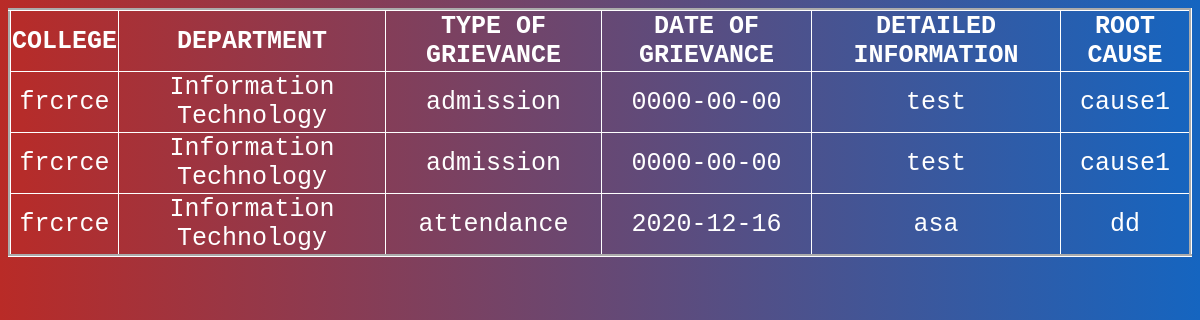
The page /grievanceall.php on the database as committed earlier.
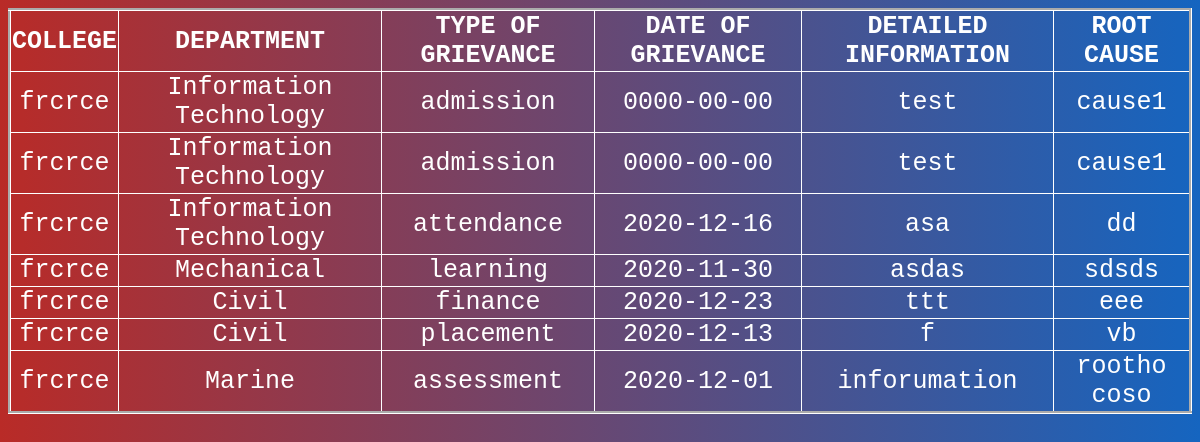
The same page on the database as committed later.
### tables this page shows
CREATE TABLE `grievance_info` (
  `full_name` varchar(50) NOT NULL,
  `gender` varchar(50) NOT NULL,
  `college` varchar(50) NOT NULL,
  `department` varchar(50) NOT NULL,
  `semester` int(5) NOT NULL,
  `contact_no` bigint(10) NOT NULL,
  `category` varchar(50) NOT NULL,
  `grievance_type` varchar(20) NOT NULL,
  `date_of_grievance` date NOT NULL,
  `detail` text NOT NULL,
  `root_cause` varchar(20) NOT NULL,
  `date_post` datetime NOT NULL
);

### grievanceall.php (the view, shortened to what this page needs)
<html>
<body style="background-color: #bdc3c7">
    <form action="" method="POST">
        <table border="3">
            <tr>
                <th>COLLEGE</th>
                <th>DEPARTMENT</th>
                <th>TYPE OF GRIEVANCE</th>
                <th>DATE OF GRIEVANCE</th>
                <th>DETAILED INFORMATION</th>
                <th>ROOT CAUSE</th>
            </tr>
            <?php
        $con=mysqli_connect("localhost","root","","grievance");
        $sql="select * from grievance_info";
        $result2=mysqli_query($con,$sql);
        $count_row2=mysqli_num_rows($result2);
        if($count_row2>0)
        {
            while($row2=mysqli_fetch_assoc($result2))
            {
                echo "<tr><td>".$row2['college']."</td><td>".$row2['department']."</td><td>".$row2['grievance_type']."</td><td>".$row2['date_of_grievance']."</td><td>".$row2['detail']."</td><td>".$row2['root_cause']."</td></tr>";
            }
            echo "</table>";
        }
         ?>
    </form>
</body>
</html>

### grievanceall.php (style rules this page uses)
body { background: linear-gradient(to right, #b92b27, #1565c0); }
table { border-collapse: collapse; width: 100%; color: white; font-family: monospace; font-size: 25px; text-align: left; border-color: white; }
th, td { text-align: center; }

Rows that differ between the two databases and show on the page:
added grievance_info: college "frcrce", department "Mechanical", grievance_type "learning", date_of_grievance "2020-11-30", detail "asdas", root_cause "sdsds"
added grievance_info: college "frcrce", department "Civil", grievance_type "finance", date_of_grievance "2020-12-23", detail "ttt", root_cause "eee"
added grievance_info: college "frcrce", department "Civil", grievance_type "placement", date_of_grievance "2020-12-13", detail "f", root_cause "vb"
added grievance_info: college "frcrce", department "Marine", grievance_type "assessment", date_of_grievance "2020-12-01", detail "inforumation", root_cause "rootho coso"
